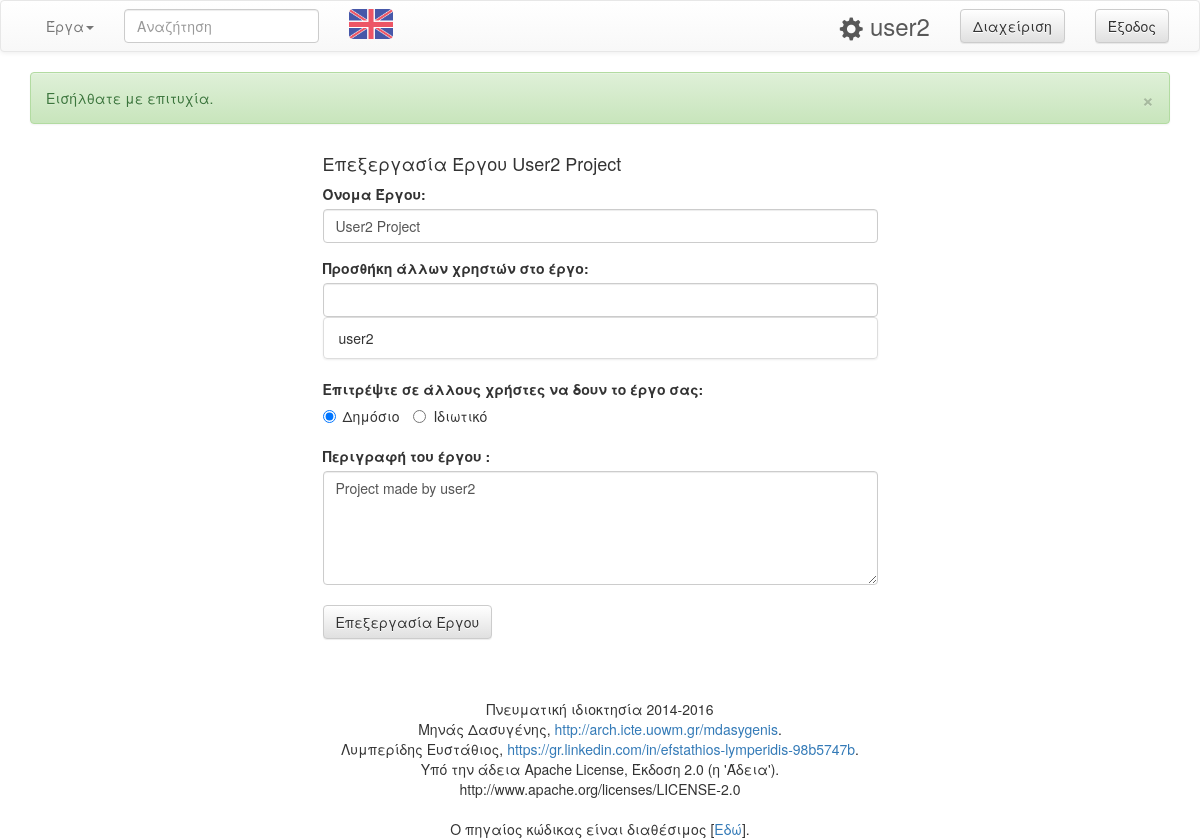
Page /edit-project/user2/user2-project (signed in) on the earlier database version.
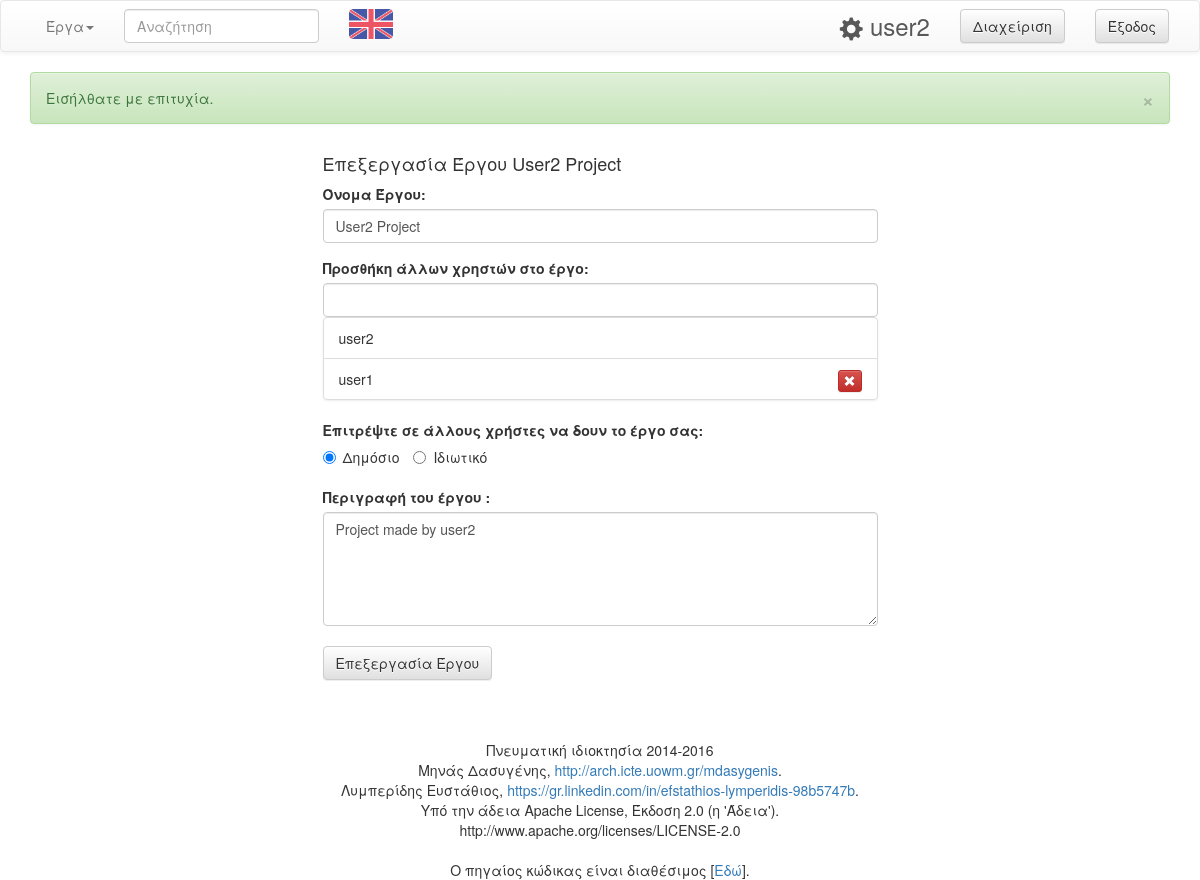
Same page on the later database version.
### tables this page shows
CREATE TABLE `projects_editors` (
  `id` int(10) NOT NULL,
  `user_id` int(10) NOT NULL,
  `project_id` int(10) NOT NULL,
  `user_type` tinyint(1) NOT NULL
);

CREATE TABLE `users` (
  `id` int(10) NOT NULL,
  `username` varchar(25) NOT NULL,
  `password` varchar(32) NOT NULL,
  `type` tinyint(1) NOT NULL DEFAULT '0',
  `email` varchar(50) NOT NULL,
  `telephone` bigint(10) DEFAULT NULL,
  `activated` tinyint(1) NOT NULL DEFAULT '0',
  `theme` tinyint(2) NOT NULL DEFAULT '0',
  `available_space` int(6) NOT NULL DEFAULT '20'
);

### index.php (called while the page is built)
<?php
include('loader.php');
$allowed_actions = array("project-file");
if(isset( $_GET['action'] )){
	$allowed_for_visitor = in_array($_GET['action'], $allowed_actions);
}else{
	$allowed_for_visitor = false;
}
if( (isset($_SESSION['vhdl_user']['loged_in']) && $_SESSION['vhdl_user']['loged_in']==1) || $allowed_for_visitor ){
	if( isset($_GET['action']) ){
		$included_file = $_GET['action'].'.php';
	}else{
		if($_SESSION['vhdl_user']['id'] == '0'){
			$included_file='loggedin_sid.php';
		}else{
			$included_file='loggedin.php';
		}
	}
}else{
	$included_file='loggedout.php';
}
include('theme/header.php');
$messages->display_msg($_SESSION['vhdl_lang'],$_SESSION['vhdl_msg']);
include('pages/'.$included_file);
include('theme/footer.php');
?>

### classes/Database.php (called while the page is built, shortened)
<?php
class Database {
	public $conn;
	public function __construct(){
		$db_host="localhost";
		$db_username="root";
		$db_password="";
		$db_name="vhdl_compiler";
		try{
			$this->conn = new PDO("mysql:host=$db_host;dbname=$db_name;charset=utf8",$db_username,$db_password);
		}
			catch(PDOException $pe){
			die('Connection error:' . $pe->getmessage());
		}
	}
	public function get_user_information($user, $search_type) {
		$query = "SELECT * FROM users WHERE  ".$search_type." = :user ";
		$statement = $this->conn->prepare($query);
		$statement->execute(array('user' => $user));
		return $statement->fetch();
	}
	public function get_project_shortcode($project_code, $user_id) {
		$query = "SELECT projects.* FROM projects JOIN projects_editors ON projects_editors.project_id = projects.id WHERE projects_editors.user_id= :user_id AND projects.short_code = :project_code";
		$statement = $this->conn->prepare($query);
		$statement->execute(array(':user_id'=>$user_id, ':project_code'=>$project_code));
		return $statement->fetch();
	}
	public function get_project_editors($project_id) {
		$query = "SELECT users.username,projects_editors.user_type FROM users JOIN projects_editors ON projects_editors.user_id = users.id WHERE projects_editors.project_id = :project_id";
		$statement = $this->conn->prepare($query);
		$statement->execute(array(':project_id'=>$project_id));
		return $statement->fetchAll();
	}
}
?>

### loader.php (called while the page is built, shortened)
<?php
require_once('classes/Database.php');
require_once('classes/Messages.php');
require_once('classes/User.php');
require_once('classes/General.php');
$db = new Database;
$gen = new General;
?>

### classes/User.php (called while the page is built, shortened)
<?php
class User {
	public $username,$id,$logged_in,$type;
	public function __construct($vhdl_user){
		$this->type = $vhdl_user['type'];
	}
	public function validate_ownership($editors){
		if($this->type=='1'){
			$valid = true;
		}
		return $valid;
	}
}
?>

### pages/edit-project.php (the view, shortened to what the changed rows need)
<?php
	$search_user = $db->get_user_information($_GET['user'],"username");
	$project = $db->get_project_shortcode($_GET['short_code'], $search_user['id']);
	$editors = $db->get_project_editors($project['id']);
	if( $user->validate_ownership($editors) ){
?>
<div class="row">
	<div class="col-sm-6 col-sm-offset-3">
		<form action='' method='post' id='create-project'  data-toggle="validator">
			<ul class="list-group" id="editor-users">
				<?php echo $gen->list_editors_li($editors); ?>
			</ul>
			<label for="project_share"><?php echo $messages->text[$_SESSION['vhdl_lang']]['create_project_4'] ?>:</label><br />
			<br />
			<br />
			<br />
		</form>
	</div>
</div>
<?php
	}
?>

### classes/Messages.php (shortened to what the changed rows need)
<?php
class Messages {
	public function display_msg($lang, $msg_codes_array) {
		foreach($msg_codes_array as $msg_id){
			echo '<div class="alert alert-'.$this->messages[$lang][$msg_id][1].'">'
   					.'<a href="#" class="close" data-dismiss="alert" aria-label="close">&times;</a>'
    				.$this->messages[$lang][$msg_id][0]
				.'</div>';
		}
	}
}
?>

### classes/General.php (shortened to what the changed rows need)
<?php
class General {
	public function list_editors_li($editors){
		$list="";
		foreach($editors as $editor){
			if( $editor['user_type']==1 ){
				$list.= '<li class="list-group-item"><span class="editor-item">'.$editor['username'].'</span></li>';
			}else{
				$list.= '<li class="list-group-item"><span class="editor-item">'.$editor['username'].'</span><span onclick="typeahead_remove_item(this)" class="glyphicon glyphicon-remove pull-right btn btn-danger btn-xs" aria-hidden="true"></span></li>';
			}
		}
		return $list;
	}
}
?>

Differences in the rows shown:
added projects_editors: user.username "user1"
